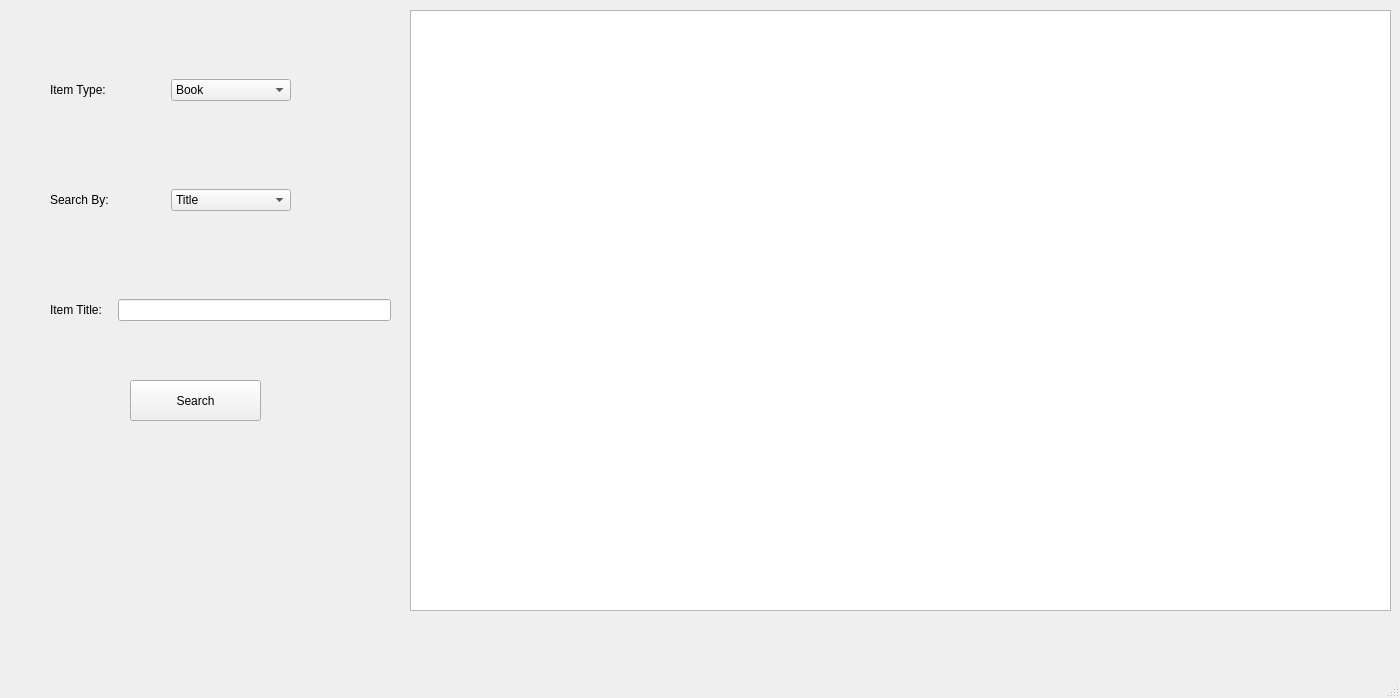
<?xml version="1.0" encoding="UTF-8"?>
<ui version="4.0">
 <class>ItemSearch</class>
 <widget class="QMainWindow" name="ItemSearch">
  <property name="geometry">
   <rect>
    <x>0</x>
    <y>0</y>
    <width>1400</width>
    <height>698</height>
   </rect>
  </property>
  <property name="windowTitle">
   <string>MainWindow</string>
  </property>
  <widget class="QWidget" name="centralwidget">
   <widget class="QWidget" name="horizontalLayoutWidget">
    <property name="geometry">
     <rect>
      <x>50</x>
      <y>50</y>
      <width>241</width>
      <height>80</height>
     </rect>
    </property>
    <layout class="QHBoxLayout" name="horizontalLayout" stretch="0,0">
     <property name="spacing">
      <number>0</number>
     </property>
     <property name="topMargin">
      <number>0</number>
     </property>
     <property name="rightMargin">
      <number>0</number>
     </property>
     <item>
      <widget class="QLabel" name="label">
       <property name="styleSheet">
        <string notr="true">font: 12pt &quot;Calibri&quot;;</string>
       </property>
       <property name="text">
        <string>Item Type:</string>
       </property>
      </widget>
     </item>
     <item>
      <widget class="QComboBox" name="item_choice">
       <property name="styleSheet">
        <string notr="true">font: 12pt &quot;Calibri&quot;;</string>
       </property>
       <item>
        <property name="text">
         <string>Book</string>
        </property>
       </item>
       <item>
        <property name="text">
         <string>DVD</string>
        </property>
       </item>
      </widget>
     </item>
    </layout>
   </widget>
   <widget class="QWidget" name="horizontalLayoutWidget_2">
    <property name="geometry">
     <rect>
      <x>50</x>
      <y>160</y>
      <width>241</width>
      <height>80</height>
     </rect>
    </property>
    <layout class="QHBoxLayout" name="horizontalLayout_2" stretch="0,0">
     <property name="spacing">
      <number>0</number>
     </property>
     <property name="topMargin">
      <number>0</number>
     </property>
     <property name="rightMargin">
      <number>0</number>
     </property>
     <item>
      <widget class="QLabel" name="label_3">
       <property name="styleSheet">
        <string notr="true">font: 12pt &quot;Calibri&quot;;</string>
       </property>
       <property name="text">
        <string>Search By:</string>
       </property>
      </widget>
     </item>
     <item>
      <widget class="QComboBox" name="search_options">
       <property name="styleSheet">
        <string notr="true">font: 12pt &quot;Calibri&quot;;</string>
       </property>
       <item>
        <property name="text">
         <string>Title</string>
        </property>
       </item>
       <item>
        <property name="text">
         <string>Author</string>
        </property>
       </item>
       <item>
        <property name="text">
         <string>Subject</string>
        </property>
       </item>
      </widget>
     </item>
    </layout>
   </widget>
   <widget class="QWidget" name="horizontalLayoutWidget_3">
    <property name="geometry">
     <rect>
      <x>50</x>
      <y>270</y>
      <width>341</width>
      <height>80</height>
     </rect>
    </property>
    <layout class="QHBoxLayout" name="horizontalLayout_3">
     <property name="spacing">
      <number>16</number>
     </property>
     <item>
      <widget class="QLabel" name="search_label">
       <property name="styleSheet">
        <string notr="true">font: 12pt &quot;Calibri&quot;;</string>
       </property>
       <property name="text">
        <string>Item Title:</string>
       </property>
      </widget>
     </item>
     <item>
      <widget class="QLineEdit" name="in_search_term">
       <property name="styleSheet">
        <string notr="true">font: 12pt &quot;Calibri&quot;;</string>
       </property>
      </widget>
     </item>
    </layout>
   </widget>
   <widget class="QTableView" name="searchResult">
    <property name="geometry">
     <rect>
      <x>410</x>
      <y>10</y>
      <width>981</width>
      <height>601</height>
     </rect>
    </property>
    <property name="styleSheet">
     <string notr="true">font: 10pt &quot;Calibri&quot;;</string>
    </property>
   </widget>
   <widget class="QPushButton" name="search_button">
    <property name="geometry">
     <rect>
      <x>130</x>
      <y>380</y>
      <width>131</width>
      <height>41</height>
     </rect>
    </property>
    <property name="styleSheet">
     <string notr="true">font: 12pt &quot;Calibri&quot;;</string>
    </property>
    <property name="text">
     <string>Search</string>
    </property>
   </widget>
  </widget>
  <widget class="QMenuBar" name="menubar">
   <property name="geometry">
    <rect>
     <x>0</x>
     <y>0</y>
     <width>1400</width>
     <height>26</height>
    </rect>
   </property>
  </widget>
  <widget class="QStatusBar" name="statusbar"/>
 </widget>
 <resources/>
 <connections/>
</ui>
